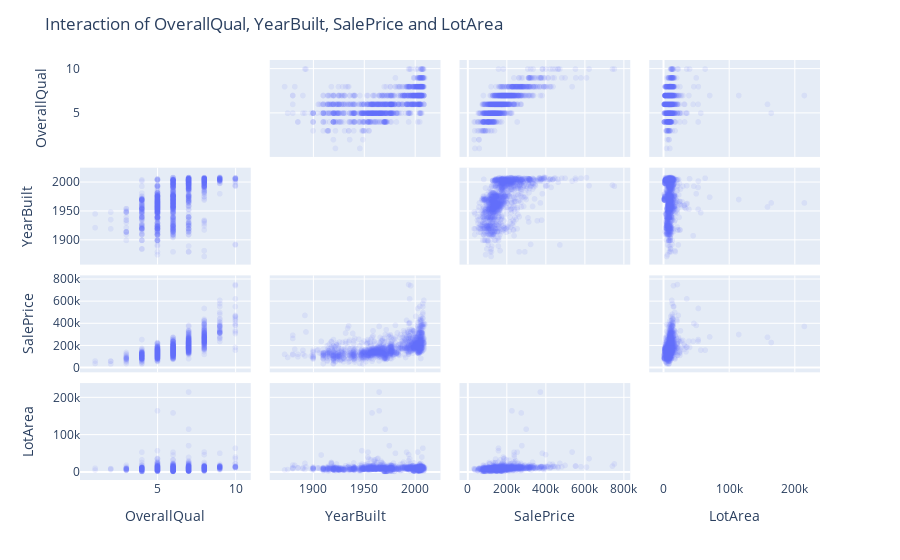

Source (notebook cell):
### Markdown cell above
### How overall quality, lot area, year built and price interact with each other?


- **YearBuilt and OverallQuall**: Newer Houses seem to have a better OverallQuall
- **SalePrice and OverallQuall**: This one is quite obvious with a clear positive correlation.
- **LotArea and OverallQuall**: difficult to infer a relationship.
- **SalePrice and YearBuilt**: Newer houses seem to be more expensive which also ties in with the overall quality.
- **LotArea and YearBuilt**: difficult to infer a relationship.
- **LotArea and SalePrice**: Positive relationship here and with a bigger house the sale price tends to go higher.

### Code cell
fig = px.scatter_matrix(df_px[["OverallQual","YearBuilt","SalePrice","LotArea"]], opacity = 0.1)
fig.update_traces(diagonal_visible=False)
fig.update_layout(title_text = 'Interaction of OverallQual, YearBuilt, SalePrice and LotArea')
fig.show()

### Figure 1 — Plotly figure (JSON) as saved in the notebook; plotly's stock layout.template omitted (floating-point values rounded to 4 significant figures; data arrays with more than 128 entries replaced by an {"elided": "..."} marker saying what was removed)
{"data": [{"diagonal": {"visible": false}, "dimensions": [{"axis": {"matches": true}, "label": "OverallQual", "values": {"elided": "1460 int values"}}, {"axis": {"matches": true}, "label": "YearBuilt", "values": {"elided": "1460 int values"}}, {"axis": {"matches": true}, "label": "SalePrice", "values": {"elided": "1460 int values"}}, {"axis": {"matches": true}, "label": "LotArea", "values": {"elided": "1460 int values"}}], "hovertemplate": "%{xaxis.title.text}=%{x}<br>%{yaxis.title.text}=%{y}<extra></extra>", "legendgroup": "", "marker": {"color": "#636efa", "opacity": 0.1, "symbol": "circle"}, "name": "", "showlegend": false, "type": "splom"}], "layout": {"dragmode": "select", "legend": {"tracegroupgap": 0}, "margin": {"t": 60}, "title": {"text": "Interaction of OverallQual, YearBuilt, SalePrice and LotArea"}}}
